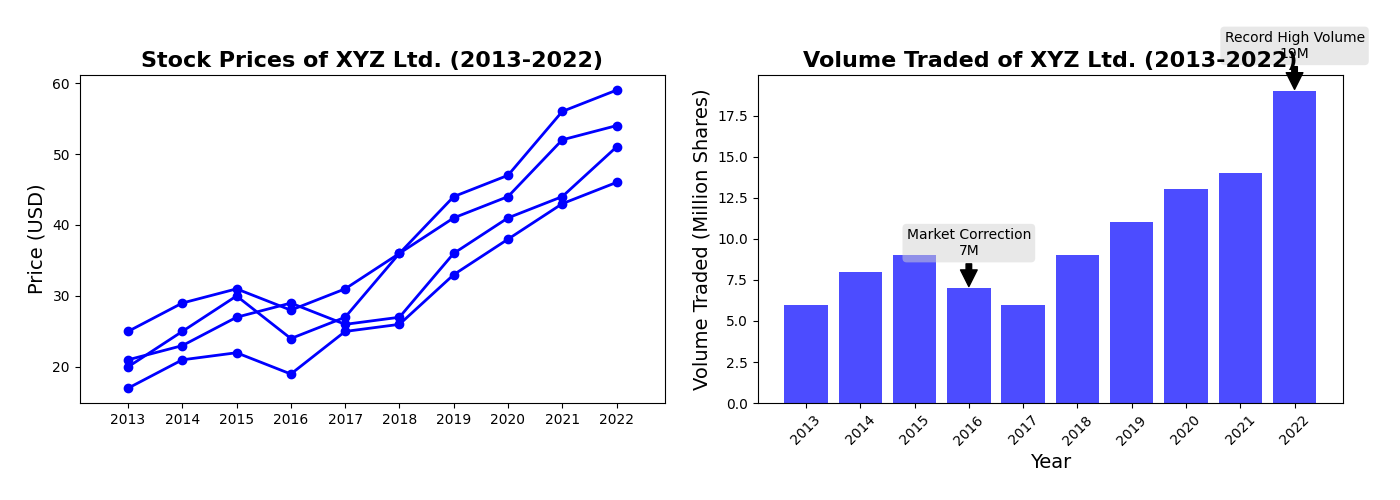

Source code (Python):
import matplotlib.pyplot as plt
import numpy as np

years = np.arange(2013, 2023, 1)

opening_price = np.array([21, 23, 27, 29, 26, 27, 36, 41, 44, 51])
closing_price = np.array([20, 25, 30, 24, 27, 36, 41, 44, 52, 54])
highest_price = np.array([25, 29, 31, 28, 31, 36, 44, 47, 56, 59])
lowest_price = np.array([17, 21, 22, 19, 25, 26, 33, 38, 43, 46])

volume_traded = np.array([6, 8, 9, 7, 6, 9, 11, 13, 14, 19])

fig, axes = plt.subplots(1, 2, figsize=(14, 5), sharex=True)

axes[0].plot(years, opening_price, marker='o', color='blue', linewidth=2)
axes[0].plot(years, closing_price, marker='o', color='blue', linewidth=2)
axes[0].plot(years, highest_price, marker='o', color='blue', linewidth=2)
axes[0].plot(years, lowest_price, marker='o', color='blue', linewidth=2)

axes[0].set_title('Stock Prices of XYZ Ltd. (2013-2022)', fontsize=16, fontweight='bold')
axes[0].set_ylabel('Price (USD)', fontsize=14)

axes[1].bar(years, volume_traded, color='blue', alpha=0.7)
axes[1].set_title('Volume Traded of XYZ Ltd. (2013-2022)', fontsize=16, fontweight='bold')
axes[1].set_xlabel('Year', fontsize=14)
axes[1].set_ylabel('Volume Traded (Million Shares)', fontsize=14)

significant_years = [2016, 2022]
events = ['Market Correction', 'Record High Volume']
volume_spots = volume_traded[np.isin(years, significant_years)]

for (year, event, volume) in zip(significant_years, events, volume_spots):
    axes[1].annotate(f'{event}\n{volume}M', xy=(year, volume), xytext=(year, volume + 2),
                     arrowprops=dict(facecolor='black', shrink=0.05), fontsize=10, ha='center', bbox=dict(boxstyle="round,pad=0.3", edgecolor='none', facecolor='lightgrey', alpha=0.5))

plt.xticks(years, rotation=45)

plt.tight_layout(pad=2)

plt.show()
